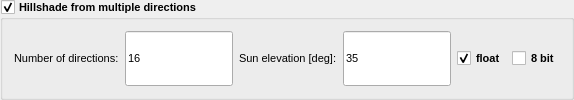
                  <widget class="QGroupBox" name="group_hillshade_multiple">
                   <property name="enabled">
                    <bool>true</bool>
                   </property>
                   <property name="sizePolicy">
                    <sizepolicy hsizetype="Preferred" vsizetype="Preferred">
                     <horstretch>0</horstretch>
                     <verstretch>0</verstretch>
                    </sizepolicy>
                   </property>
                   <property name="font">
                    <font>
                     <pointsize>8</pointsize>
                     <weight>75</weight>
                     <bold>true</bold>
                    </font>
                   </property>
                   <property name="accessibleDescription">
                    <string>multiple_hillshading</string>
                   </property>
                   <property name="title">
                    <string>Hillshade from multiple directions</string>
                   </property>
                   <property name="flat">
                    <bool>false</bool>
                   </property>
                   <property name="checkable">
                    <bool>true</bool>
                   </property>
                   <property name="checked">
                    <bool>true</bool>
                   </property>
                   <layout class="QHBoxLayout" name="horizontalLayout_12" stretch="0,0,0">
                    <item>
                     <layout class="QHBoxLayout" name="horizontalLayout_51" stretch="0,0,0,0">
                      <item>
                       <widget class="QLabel" name="label_51">
                        <property name="sizePolicy">
                         <sizepolicy hsizetype="Preferred" vsizetype="Preferred">
                          <horstretch>0</horstretch>
                          <verstretch>0</verstretch>
                         </sizepolicy>
                        </property>
                        <property name="font">
                         <font>
                          <pointsize>8</pointsize>
                          <weight>50</weight>
                          <bold>false</bold>
                         </font>
                        </property>
                        <property name="text">
                         <string>Number of directions:</string>
                        </property>
                       </widget>
                      </item>
                      <item>
                       <widget class="QLineEdit" name="line_mhs_nr_dir">
                        <property name="sizePolicy">
                         <sizepolicy hsizetype="Preferred" vsizetype="Preferred">
                          <horstretch>0</horstretch>
                          <verstretch>0</verstretch>
                         </sizepolicy>
                        </property>
                        <property name="font">
                         <font>
                          <pointsize>8</pointsize>
                          <weight>50</weight>
                          <bold>false</bold>
                         </font>
                        </property>
                        <property name="accessibleDescription">
                         <string>Number of directions</string>
                        </property>
                        <property name="inputMask">
                         <string>009</string>
                        </property>
                        <property name="text">
                         <string>16</string>
                        </property>
                        <property name="maxLength">
                         <number>3</number>
                        </property>
                        <property name="frame">
                         <bool>true</bool>
                        </property>
                        <property name="placeholderText">
                         <string/>
                        </property>
                        <property name="clearButtonEnabled">
                         <bool>false</bool>
                        </property>
                       </widget>
                      </item>
                      <item>
                       <widget class="QLabel" name="label_50">
                        <property name="sizePolicy">
                         <sizepolicy hsizetype="Preferred" vsizetype="Preferred">
                          <horstretch>0</horstretch>
                          <verstretch>0</verstretch>
                         </sizepolicy>
                        </property>
                        <property name="font">
                         <font>
                          <pointsize>8</pointsize>
                          <weight>50</weight>
                          <bold>false</bold>
                         </font>
                        </property>
                        <property name="text">
                         <string>Sun elevation [deg]:</string>
                        </property>
                       </widget>
                      </item>
                      <item>
                       <widget class="QLineEdit" name="line_mhs_sun_el">
                        <property name="sizePolicy">
                         <sizepolicy hsizetype="Preferred" vsizetype="Preferred">
                          <horstretch>0</horstretch>
                          <verstretch>0</verstretch>
                         </sizepolicy>
                        </property>
                        <property name="font">
                         <font>
                          <pointsize>8</pointsize>
                          <weight>50</weight>
                          <bold>false</bold>
                         </font>
                        </property>
                        <property name="accessibleDescription">
                         <string>sun_elevation</string>
                        </property>
                        <property name="inputMask">
                         <string>009</string>
                        </property>
                        <property name="text">
                         <string>35</string>
                        </property>
                        <property name="maxLength">
                         <number>3</number>
                        </property>
                        <property name="frame">
                         <bool>true</bool>
                        </property>
                        <property name="placeholderText">
                         <string/>
                        </property>
                        <property name="clearButtonEnabled">
                         <bool>false</bool>
                        </property>
                       </widget>
                      </item>
                     </layout>
                    </item>
                    <item>
                     <spacer name="horizontalSpacer_3">
                      <property name="orientation">
                       <enum>Qt::Horizontal</enum>
                      </property>
                      <property name="sizeType">
                       <enum>QSizePolicy::Expanding</enum>
                      </property>
                      <property name="sizeHint" stdset="0">
                       <size>
                        <width>0</width>
                        <height>20</height>
                       </size>
                      </property>
                     </spacer>
                    </item>
                    <item>
                     <layout class="QHBoxLayout" name="horizontalLayout_4">
                      <item>
                       <widget class="QCheckBox" name="check_mhs_float">
                        <property name="sizePolicy">
                         <sizepolicy hsizetype="Preferred" vsizetype="Preferred">
                          <horstretch>0</horstretch>
                          <verstretch>0</verstretch>
                         </sizepolicy>
                        </property>
                        <property name="font">
                         <font>
                          <pointsize>8</pointsize>
                         </font>
                        </property>
                        <property name="text">
                         <string>float</string>
                        </property>
                        <property name="checked">
                         <bool>true</bool>
                        </property>
                       </widget>
                      </item>
                      <item>
                       <widget class="QCheckBox" name="check_mhs_8bit">
                        <property name="sizePolicy">
                         <sizepolicy hsizetype="Preferred" vsizetype="Preferred">
                          <horstretch>0</horstretch>
                          <verstretch>0</verstretch>
                         </sizepolicy>
                        </property>
                        <property name="font">
                         <font>
                          <pointsize>8</pointsize>
                         </font>
                        </property>
                        <property name="text">
                         <string>8 bit</string>
                        </property>
                       </widget>
                      </item>
                     </layout>
                    </item>
                   </layout>
                  </widget>
